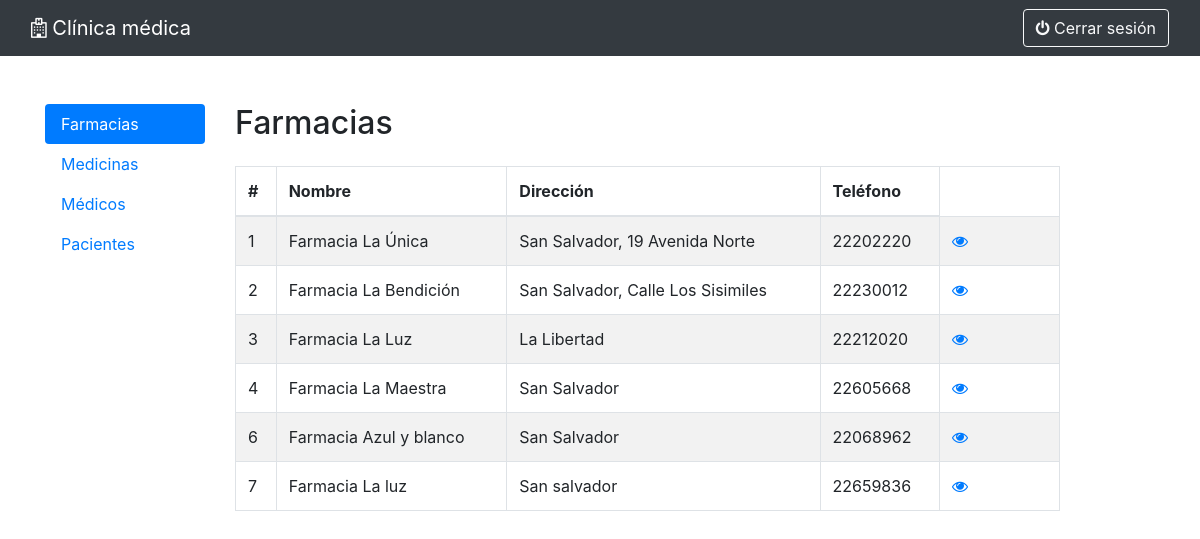
Screenshot of /farmacias/index.php with the database file from the repository.
### tables this page shows
CREATE TABLE `farmacias` (
  `id` int(11) NOT NULL,
  `nombre` varchar(50) DEFAULT NULL,
  `direccion` varchar(100) DEFAULT NULL,
  `telefono` varchar(8) DEFAULT NULL
);

### farmacias/index.php (the view, shortened to what this page needs)
<?php
require_once "../config.php";
?>
<!DOCTYPE html>
<html lang="en">
<head>
    <link rel="stylesheet" href="https://stackpath.bootstrapcdn.com/bootstrap/4.5.2/css/bootstrap.min.css">
    <link rel="stylesheet" href="https://maxcdn.bootstrapcdn.com/font-awesome/4.7.0/css/font-awesome.min.css">
</head>
<body>
<nav class="navbar navbar-dark bg-dark">
    <div class="container-fluid">
        <a class="navbar-brand" style="color:white"><i class="fa fa-hospital-o"></i> Clínica médica</a>
        <div class="d-flex">
            <a href="../logout.php?location=farmacias" class="btn btn-outline-light pull-right"><i class="fa fa-power-off"></i> Cerrar sesión</a>
        </div>
    </div>
</nav>
<div class="container">
    <div class="row">
        <div class="col-2 mt-5 mb-3 clearfix">
            <ul class="nav flex-column nav-pills justify-content-center">
                <li class="nav-item">
                    <a class="nav-link active" href="#">Farmacias</a>
                </li>
                <li class="nav-item">
                    <a class="nav-link" href="../medicinas/index.php">Medicinas</a>
                </li>
                <li class="nav-item">
                    <a class="nav-link" href="../medicos/index.php">Médicos</a>
                </li>
                <li class="nav-item">
                    <a class="nav-link" href="../pacientes/index.php">Pacientes</a>
                </li>
            </ul>
        </div>
        <div class="col-9">
            <div class="row">
                <div class="col-md-12">
                    <div class="mt-5 mb-3 clearfix">
                        <h2 class="pull-left">Farmacias</h2>
                    </div>
                    <?php
                    $sql = "SELECT * FROM farmacias";
                    if ($result = mysqli_query($link, $sql)) {
                        if (mysqli_num_rows($result) > 0) {
                            echo '<table class="table table-bordered table-striped">';
                            echo "<thead>";
                            echo "<tr>";
                            echo "<th>#</th>";
                            echo "<th>Nombre</th>";
                            echo "<th>Dirección</th>";
                            echo "<th>Teléfono</th>";
                            echo "</tr>";
                            echo "</thead>";
                            echo "<tbody>";
                            while ($row = mysqli_fetch_array($result)) {
                                echo "<tr>";
                                echo "<td>" . $row['id'] . "</td>";
                                echo "<td>" . $row['nombre'] . "</td>";
                                echo "<td>" . $row['direccion'] . "</td>";
                                echo "<td>" . $row['telefono'] . "</td>";
                                echo "<td>";
                                echo '<a href="read.php?id=' . $row['id'] . '" class="mr-3" title="View Record" data-toggle="tooltip"><span class="fa fa-eye"></span></a>';
                                echo "</td>";
                                echo "</tr>";
                            }
                            echo "</tbody>";
                            echo "</table>";
                        } else {
                            echo '<div class="alert alert-danger"><em>No se encontraron resultados.</em></div>';
                        }
                    } else {
                        echo "Hubo un error al obtener las farmacias.";
                    }
                    ?>
                </div>
            </div>
        </div>
    </div>
</div>
</body>
</html>

### farmacias/index.php (style rules this page uses)
table tr td:last-child { width: 120px; }

### rows the page displays
farmacias: id "1", nombre "Farmacia La Única", direccion "San Salvador, 19 Avenida Norte", telefono "22202220"
farmacias: id "2", nombre "Farmacia La Bendición", direccion "San Salvador, Calle Los Sisimiles", telefono "22230012"
farmacias: id "3", nombre "Farmacia La Luz", direccion "La Libertad", telefono "22212020"
farmacias: id "4", nombre "Farmacia La Maestra", direccion "San Salvador", telefono "22605668"
farmacias: id "6", nombre "Farmacia Azul y blanco", direccion "San Salvador", telefono "22068962"
farmacias: id "7", nombre "Farmacia La luz", direccion "San salvador", telefono "22659836"
